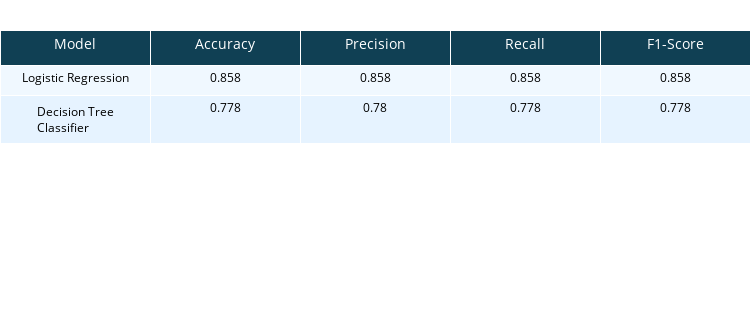

Notebook code for this chart:
### Markdown cell above
Classification

### Code cell
log_reg = LogisticRegression(max_iter=1000, multi_class='auto', solver='lbfgs')
log_reg.fit(X_train_scaled, y_clf_train)
y_pred_log = log_reg.predict(X_test_scaled)

tree_clf = DecisionTreeClassifier(random_state=42)
tree_clf.fit(X_train, y_clf_train)  
y_pred_tree_clf = tree_clf.predict(X_test)

def evaluate_classification_models_plotly(models, X_train, X_test, y_train, y_test):
    results = []
    for name, model, use_scaled, average_type in models:
        if use_scaled:
            model.fit(X_train_scaled, y_train)
            y_pred = model.predict(X_test_scaled)
        else:
            model.fit(X_train, y_train)
            y_pred = model.predict(X_test)
        
        acc = accuracy_score(y_test, y_pred)
        precision = precision_score(y_test, y_pred, average=average_type)
        recall = recall_score(y_test, y_pred, average=average_type)
        f1 = f1_score(y_test, y_pred, average=average_type)
        
        results.append([
            name, round(acc, 3), round(precision, 3), round(recall, 3), round(f1, 3)
        ])
    
    df_results = pd.DataFrame(results, 
                               columns=["Model", "Accuracy", "Precision", "Recall", "F1-Score"])

    fig = go.Figure(data=[go.Table(
        header=dict(
            values=list(df_results.columns),
            fill_color="#104054",
            align='center',
            font=dict(color='white', size=14),
            height=35
        ),
        cells=dict(
            values=[df_results[col] for col in df_results.columns],
            fill_color=[['#f0f8ff' if i % 2 == 0 else '#e6f3ff' 
                         for i in range(len(df_results))]],
            align='center',
            font=dict(color='black', size=12),
            height=30
        )
    )])

    fig.update_layout(
        width=750,
        height=320,
        margin=dict(l=0, r=0, t=30, b=0)
    )

    fig.show()

classification_models = [
    ("Logistic Regression", LogisticRegression(max_iter=1000), True, "weighted"),
    ("Decision Tree Classifier", DecisionTreeClassifier(random_state=42), False, "weighted")
]

evaluate_classification_models_plotly(classification_models, 
                                      X_train, X_test, y_clf_train, y_clf_test)

fig, axes = plt.subplots(1, 2, figsize=(12, 5))

sns.heatmap(confusion_matrix(y_clf_test, y_pred_log), annot=True, fmt="d",
            cmap="Blues", cbar=False, ax=axes[0])
axes[0].set_title("Confusion Matrix - Logistic Regression")
axes[0].set_xlabel("Predicted")
axes[0].set_ylabel("Actual")

sns.heatmap(confusion_matrix(y_clf_test, y_pred_tree_clf), annot=True, fmt="d",
            cmap="Greens", cbar=False, ax=axes[1])
axes[1].set_title("Confusion Matrix - Decision Tree")
axes[1].set_xlabel("Predicted")
axes[1].set_ylabel("Actual")

plt.tight_layout()
plt.show()

### Figure 1 — Plotly figure (JSON) as saved in the notebook; plotly's stock layout.template omitted (floating-point values rounded to 4 significant figures)
{"data": [{"cells": {"align": "center", "fill": {"color": [["#f0f8ff", "#e6f3ff"]]}, "font": {"color": "black", "size": 12}, "height": 30, "values": [["Logistic Regression", "Decision Tree Classifier"], [0.858, 0.778], [0.858, 0.78], [0.858, 0.778], [0.858, 0.778]]}, "header": {"align": "center", "fill": {"color": "#104054"}, "font": {"color": "white", "size": 14}, "height": 35, "values": ["Model", "Accuracy", "Precision", "Recall", "F1-Score"]}, "type": "table"}], "layout": {"height": 320, "margin": {"b": 0, "l": 0, "r": 0, "t": 30}, "width": 750}}
